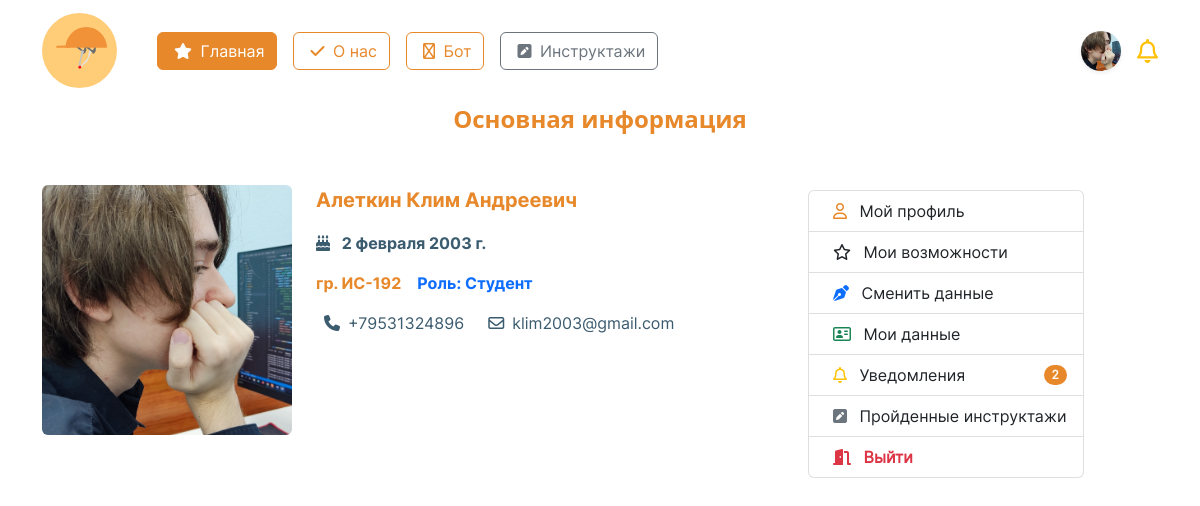
Before: /account/profile/ (signed in) with the older database file.
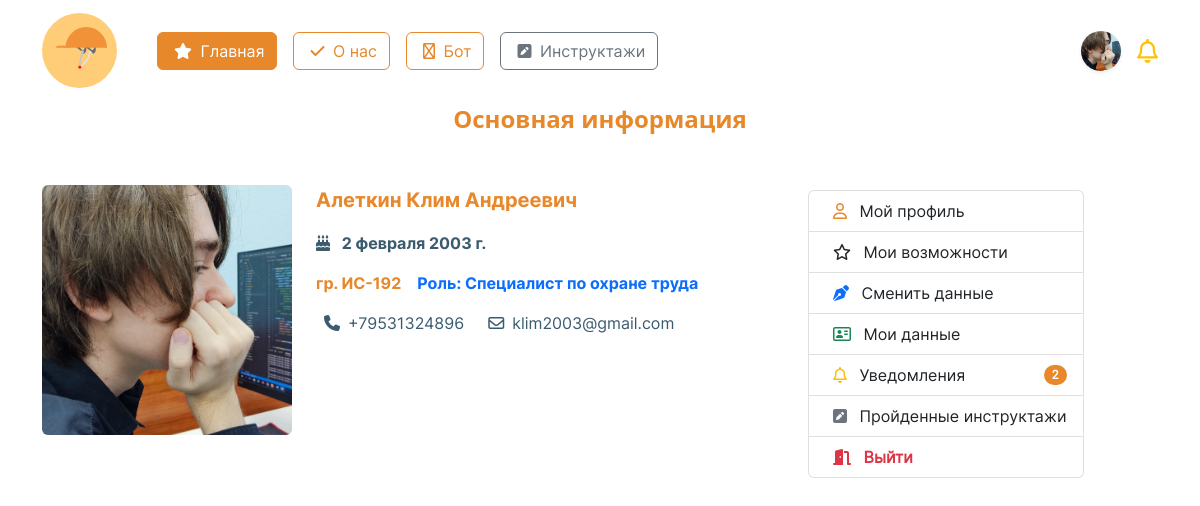
After: the same page with the newer database file.
### initru/models.py (models this page shows, shortened)
class CustomUser(AbstractUser):  # custom user for Users with django
    gen = (
        ('m', 'Мужской'),
        ('j', 'Женский')
    )
    patronymic = models.CharField(
        'Отчество',
        max_length=250,
    )
    gender = models.CharField(
        'Пол', choices=gen,
        max_length=3, null=True,
    )
    birthday_date = models.DateField(
        'Дата рождения', null=True,
    )
    region  = models.ForeignKey(
        Region, on_delete=models.CASCADE,
        null=True, verbose_name='Регион',
    )
    city  = ChainedForeignKey(
        City,
        chained_field='region',
        chained_model_field="region",
        show_all=False,
        auto_choose=True,
        null=True,
        sort=True, verbose_name = 'Город')
    street  = models.ForeignKey(
        Street, on_delete=models.CASCADE,
        null=True, verbose_name='Улица',
    )
    house = models.IntegerField(
        "Номер дома", null=True,
    )
    flat = models.IntegerField(
        'Этаж', null=True,
    )
    avatar = models.ImageField(
        'Изображение пользователя',
        upload_to='images/users/',
        null=True,
        blank=True,
    )
    phone_number = models.CharField(
        'Номер телефона', max_length=20,unique=True,
        blank=False, null=True,
    )
    type_user  = models.ForeignKey(
        typeuser, on_delete=models.CASCADE,
        verbose_name='Тип пользователя', null=True,
    )
    groupStud  = models.ForeignKey(
        Groups, on_delete=models.CASCADE,
        verbose_name='Группа', null=True,
        blank=True
    )
    role  = models.ForeignKey(
        role, on_delete=models.CASCADE,
        null=True, verbose_name='Роль',
    )
    date_end = models.DateField(
        'Дата завершения зачисления',
        null=True,
    )

class Groups(models.Model):
    name_group = models.CharField(
        'Название группы',
        max_length=8
    )
    special  = models.ForeignKey(
        Spec, on_delete=models.CASCADE,
        null=False, verbose_name='Специальность'
    )
    class Meta:
        verbose_name = 'Группа'
        verbose_name_plural = 'Группы'
    def __str__(self):
        return f'{self.name_group}'

class role(models.Model):
    name_role = models.CharField(
        'Название роли',
        max_length=30
    )
    class Meta:
        verbose_name = 'Роль'
        verbose_name_plural = 'Роли'
    def __str__(self):
        return f'{self.name_role}'

### initru/views.py (the view, shortened to what this page needs)
# urls.py: path('account/profile/', profileView, name="profile"),
@login_required  # обязательная авторизация
def profileView(request):
    page_name = 'profile.html'
    return render(request, page_name)

### initru/templates/profile.html (shortened to what this page needs)
{% extends "./base.html" %}
{% load static %}
{% block content %}
<p class="text-center fw-bold fs-4" style='color:#E7882B;'>Основная информация</p>
<div class="container" style = 'font-family: "Inter-Regular";'>
    <div class='mt-5 d-flex' style = 'min-height: 35vh;'>
        <div id='box' class='col d-flex'>
                <div>
                    {% if request.user.avatar %}
                    <div class="rounded" style="
                            width:250px;
                            height:250px;
                            background-image: url('{{ request.user.avatar.url }}');
                            background-size: cover;
                            background-position: center;
                        ">
                    </div>
                    {% endif %}
                </div>
                <div class='mx-4'>
                    <p class='fw-bold fs-5' style='font-family: "Inter-Bold"; color:#E7882B;'>
                        {{ request.user.last_name }}
                        {{ request.user.first_name }}
                        {{ request.user.patronymic }}
                    </p>
                    <p class='fw-bold' style='font-family: "Inter-Bold"; color:#3B5B6F;'>
                        <i class="fa-solid fa-cake-candles"></i>
                        <span class='mx-2'>{{ request.user.birthday_date }}</span>
                    </p>
                    {% if user.is_superuser %}
                    <div class='d-flex'>
                        {% if request.user.groupStud %}
                        <p style='font-family: "Inter-Bold"; color:#E7882B;'>гр. {{ request.user.groupStud }}</p>
                        {% endif %}
                        <p class='text-danger mx-3' style='font-family: "Inter-Bold";'>Роль: Администратор</p>
                    </div>
                    {% else %}
                    <div class='d-flex'>
                        {% if request.user.groupStud %}
                        <p style='font-family: "Inter-Bold"; color:#E7882B;'>гр. {{ request.user.groupStud }}</p>
                        {% endif %}
                        <p class='text-primary mx-3' style='font-family: "Inter-Bold";'>Роль: {{ request.user.role }}</p>
                    </div>
                    {% endif %}
                    {% if request.user.phone_number %}
                    <div class='d-flex'>
                        <p class='d-flex align-items-center' style='font-family: "Inter-Regular"; color:#3B5B6F;'>
                            <i class="fa-solid fa-phone mx-2"></i>
                            {{ request.user.phone_number }}
                        </p>
                        <p class='d-flex align-items-center mx-3' style='font-family: "Inter-Regular"; color:#3B5B6F;'>
                            <i class="fa-regular fa-envelope mx-2"></i>
                            {{ request.user.email }}
                        </p>
                    </div>
                    {% endif %}
                </div>
        </div>
    <div class='col-5 d-flex align-items-center' style="max-width:350px; width: 100%;">
        <div class="list-group" style = 'position: fixed; top:190px;'>
            <a href="{% url 'profile' %}" class="list-group-item list-group-item-action">
                <i class="fa-regular fa-user mx-2" style='color:#E7882B;'></i>
                Мой профиль
            </a>
            <button class="list-group-item list-group-item-action" data-name = 'action' name='menu-profile'>
                <i class="fa-regular fa-star mx-2"></i>
                Мои возможности
            </button>
            <button class="list-group-item list-group-item-action" data-name = 'edit' name='menu-profile'>
                <i class="fa-solid fa-pen-nib mx-2 text-primary"></i>
                Сменить данные
            </button>
            <button class="list-group-item list-group-item-action" data-name = 'detail' name ='menu-profile'>
                <i class="fa-regular fa-address-card mx-2 text-success"></i>
                Мои данные
            </button>
            <button href="#" class="list-group-item d-flex justify-content-between align-items-center" data-name = 'notifications' name ='menu-profile'>
                <div>
                    <i class="fa-regular fa-bell mx-2 text-warning"></i>
                    Уведомления
                </div>
                <span class="badge rounded-pill text-white" style="color:#E7882B; background-color:#E7882B;">2</span>
            </button>
            <button class="list-group-item list-group-item-action" data-name = 'passed_inst' name ='menu-profile'>
                <i class="fa-solid fa-square-pen mx-2 text-secondary"></i>
                Пройденные инструктажи
            </button>
            <a href="{% url 'logout' %}" class="list-group-item list-group-item-action fw-bold text-danger">
                <i class="fa-solid fa-door-open mx-2"></i>
                Выйти
            </a>
        </div>
    </div>
    </div>
</div>
{% endblock %}

### initru/templates/base.html (shortened to what this page needs)
<!DOCTYPE html>
{% load static %}
<html lang="ru">
<head>
	<link rel="stylesheet" href="{% static 'css/bootstrap.min.css' %}">
	<link rel="stylesheet" href="{% static 'css/style.css' %}">
	<link href="{% static 'fontawesomefree/css/fontawesome.css' %}" rel="stylesheet" type="text/css">
	<link href="{% static 'fontawesomefree/css/brands.css' %}" rel="stylesheet" type="text/css">
	<link href="{% static 'fontawesomefree/css/solid.css' %}" rel="stylesheet" type="text/css">
</head>
<header>
	<nav class="navbar" style='font-family: "Inter-Regular";'>
		<div class="container">
			<div class='d-flex align-items-center'>
				<a href="{% url 'main' %}" class="navbar-brand">
					<img src="{% static 'images/logo.svg' %}" alt="logo" height="75">
				</a>
				<div class="d-flex mx-3 flex-wrap">
					<a class='btn btn-orange mx-2' href="{% url 'main' %}">
						<i class="fa-solid fa-star mx-1"></i>
						Главная
					</a>
					<a class='btn btn-outline-orange mx-2' href="{% url 'about' %}">
						<i class="fa-solid fa-check mx-1"></i>
						О нас
					</a>
					<a class='btn btn-outline-orange mx-2' href="{% url 'chat_response' %}">
						<i class="fa-regular fa-robot mx-1"></i>
						Бот
					</a>
					{% if user.is_authenticated %}
					<a class='btn btn-outline-secondary mx-2' href="{% url 'brief' %}">
						<i class="fa-solid fa-square-pen mx-1"></i>
						Инструктажи
					</a>
					{% endif %}
				</div>
			</div>
			<div class='navbar d-flex justify-content-center'>
				{% if user.is_authenticated %}
				<div class="dropdown text-end d-flex mx-2">
					<a class="d-block link-dark text-decoration-none d-flex align-items-center" id="dropdownUser1" data-bs-toggle="dropdown" aria-expanded="false">
						<div class = 'rounded-circle mx-2 shadow-sm' style = '
						width: 40px;
						height: 40px;
						background-position: center;
						background-repeat: no-repeat;
						background-size: cover;
						background-clip: unset;
						background-image: url("{{ request.user.avatar.url }}");
						'></div>
					</a>
				</div>
				<i class="fa-regular fa-bell fs-4 text-warning"></i>
				{% else %}
				<div class="dropdown text-end">
					<a href="{% url 'login' %}" class="d-block link-dark text-decoration-none">
						<img src="{% static 'images/startPage/user/user.svg' %}" alt="user">
					</a>
				</div>
				{% endif %}
			</div>
		</div>
	</nav>
</header>
<body>
	<main>
		{% block content %}
		{% endblock content %}
	</main>
</body>
</html>

Changed rows visible on the page:
changed CustomUser "Алеткин": user.role "Студент" → "Специалист по охране труда"
